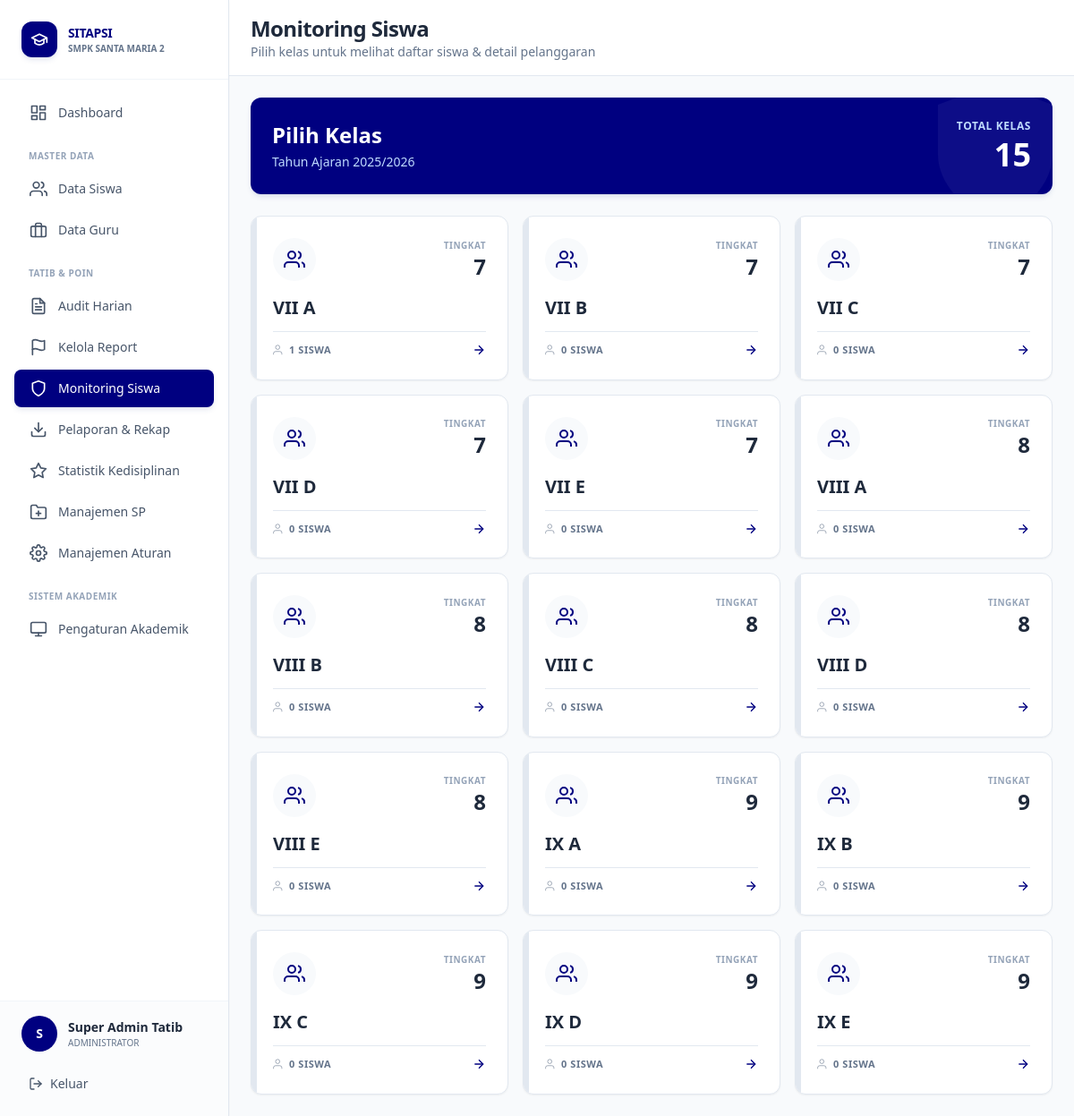
/views/admin/monitoring_siswa.php (signed in), run on the app's committed database.
### tables this page shows
CREATE TABLE tb_tahun_ajaran (
    id_tahun INT AUTO_INCREMENT PRIMARY KEY,
    nama_tahun VARCHAR(20) NOT NULL,  
    status ENUM('Aktif', 'Arsip') DEFAULT 'Aktif', 
    semester_aktif ENUM('Ganjil', 'Genap') DEFAULT 'Ganjil'
);

CREATE TABLE tb_kelas (
    id_kelas INT AUTO_INCREMENT PRIMARY KEY,
    nama_kelas VARCHAR(10) NOT NULL,  
    tingkat INT NOT NULL  
);

### config/database.php (called while the page is built, shortened)
<?php
function getDBConnection() {
    static $pdo = null;
    if ($pdo === null) {
        try {
            $dsn = "mysql:host=" . DB_HOST . ";dbname=" . DB_NAME . ";charset=" . DB_CHARSET;
            $options = [
                PDO::ATTR_ERRMODE            => PDO::ERRMODE_EXCEPTION,
                PDO::ATTR_DEFAULT_FETCH_MODE => PDO::FETCH_ASSOC,
                PDO::ATTR_EMULATE_PREPARES   => false,
                PDO::MYSQL_ATTR_INIT_COMMAND => "SET NAMES " . DB_CHARSET
            ];
            $pdo = new PDO($dsn, DB_USER, DB_PASS, $options);
        } catch (PDOException $e) {
            error_log("Database Connection Error: " . $e->getMessage());
            die("Koneksi database gagal. Silakan hubungi administrator.");
        }
    }
    return $pdo;
}
function executeQuery($sql, $params = []) {
    $pdo = getDBConnection();
    $stmt = $pdo->prepare($sql);
    $stmt->execute($params);
    return $stmt;
}
function fetchOne($sql, $params = []) {
    $stmt = executeQuery($sql, $params);
    return $stmt->fetch();
}
function fetchAll($sql, $params = []) {
    $stmt = executeQuery($sql, $params);
    return $stmt->fetchAll();
}
?>

### views/admin/monitoring_siswa.php (the view, shortened to what this page needs)
<?php
require_once '../../config/database.php';
$tahun_aktif = fetchOne("SELECT id_tahun, nama_tahun FROM tb_tahun_ajaran WHERE status = 'Aktif' LIMIT 1");
$kelas_list = fetchAll("SELECT id_kelas, nama_kelas, tingkat FROM tb_kelas ORDER BY tingkat, nama_kelas");
?>
<!DOCTYPE html>
<html lang="id">
<head>
    <script src="https://cdn.tailwindcss.com"></script>
</head>
<body class="bg-[#F8FAFC]">
<div class="flex h-screen overflow-hidden">
    <?php include '../../includes/sidebar_admin.php'; ?>
    <div class="flex-1 overflow-auto lg:ml-64">
        <div class="bg-white border-b border-[#E2E8F0] px-6 pl-16 lg:pl-6 py-4 sticky top-0 z-30 flex items-center justify-between">
            <div>
                <h1 class="text-2xl font-extrabold text-slate-800 tracking-tight">Monitoring Siswa</h1>
                <p class="text-sm font-medium text-slate-500">Pilih kelas untuk melihat daftar siswa & detail pelanggaran</p>
            </div>
        </div>
        <div class="p-6 space-y-6 max-w-7xl mx-auto">
            <div class="bg-[#000080] text-white rounded-xl shadow-md shadow-blue-900/10 p-6 relative overflow-hidden">
                <svg class="absolute right-0 top-0 text-white/5 w-48 h-48 transform translate-x-8 -translate-y-8" fill="currentColor" viewBox="0 0 24 24"><path d="M12 22s8-4 8-10V5l-8-3-8 3v7c0 6 8 10 8 10z"></path></svg>
                <div class="relative z-10 flex items-center justify-between">
                    <div>
                        <h2 class="text-2xl font-extrabold mb-1">Pilih Kelas</h2>
                        <p class="text-blue-200 font-medium text-sm">Tahun Ajaran <?= $tahun_aktif['nama_tahun'] ?></p>
                    </div>
                    <div class="text-right">
                        <p class="text-blue-200 text-xs font-bold uppercase tracking-wider mb-1">Total Kelas</p>
                        <p class="text-4xl font-extrabold"><?= count($kelas_list) ?></p>
                    </div>
                </div>
            </div>
            <div class="grid grid-cols-1 sm:grid-cols-2 lg:grid-cols-3 xl:grid-cols-4 gap-4">
                <?php foreach ($kelas_list as $kelas):
                    $jumlah_siswa = fetchOne("
                        SELECT COUNT(*) as total
                        FROM tb_anggota_kelas
                        WHERE id_kelas = :id_kelas AND id_tahun = :id_tahun
                    ", ['id_kelas' => $kelas['id_kelas'], 'id_tahun' => $tahun_aktif['id_tahun']])['total'] ?? 0;
                ?>
                <a href="monitoring_siswa_list.php?kelas=<?= $kelas['id_kelas'] ?>" class="block group">
                    <div class="bg-white border border-[#E2E8F0] hover:border-[#000080] rounded-xl shadow-sm hover:shadow-md p-6 transition-all transform group-hover:-translate-y-1 relative overflow-hidden h-full flex flex-col justify-between">
                        <div class="w-1.5 h-full bg-slate-200 group-hover:bg-[#000080] absolute left-0 top-0 transition-colors"></div>
                        <div class="flex items-center justify-between mb-4">
                            <div class="w-12 h-12 bg-slate-50 group-hover:bg-blue-50 text-[#000080] rounded-full flex items-center justify-center transition-colors">
                                <svg class="w-6 h-6" fill="none" stroke="currentColor" viewBox="0 0 24 24" stroke-width="2"><path d="M17 21v-2a4 4 0 0 0-4-4H5a4 4 0 0 0-4 4v2"></path><circle cx="9" cy="7" r="4"></circle><path d="M23 21v-2a4 4 0 0 0-3-3.87"></path><path d="M16 3.13a4 4 0 0 1 0 7.75"></path></svg>
                            </div>
                            <div class="text-right">
                                <p class="text-slate-400 text-[10px] font-bold uppercase tracking-wider">Tingkat</p>
                                <p class="text-2xl font-extrabold text-slate-800"><?= $kelas['tingkat'] ?></p>
                            </div>
                        </div>
                        <h3 class="text-xl font-extrabold text-slate-800 mb-3"><?= $kelas['nama_kelas'] ?></h3>
                        <div class="flex items-center justify-between text-[11px] font-bold text-slate-500 uppercase tracking-wider border-t border-[#E2E8F0] pt-3">
                            <span class="flex items-center">
                                <svg class="w-3.5 h-3.5 mr-1" fill="none" stroke="currentColor" viewBox="0 0 24 24"><path d="M17 21v-2a4 4 0 0 0-4-4H5a4 4 0 0 0-4 4v2"></path><circle cx="9" cy="7" r="4"></circle></svg>
                                <?= $jumlah_siswa ?> Siswa
                            </span>
                            <svg class="w-4 h-4 text-[#000080] transform group-hover:translate-x-1 transition-transform" fill="none" stroke="currentColor" viewBox="0 0 24 24" stroke-width="2"><line x1="5" y1="12" x2="19" y2="12"></line><polyline points="12 5 19 12 12 19"></polyline></svg>
                        </div>
                    </div>
                </a>
                <?php endforeach; ?>
            </div>
        </div>
    </div>
</div>
</body>
</html>

### data on the page
tb_tahun_ajaran: nama_tahun "2025/2026"
tb_kelas: tingkat "7", nama_kelas "VII A", id_kelas "1"
tb_kelas: tingkat "7", nama_kelas "VII B", jumlah_siswa "0"
tb_kelas: tingkat "7", nama_kelas "VII C", jumlah_siswa "0"
tb_kelas: tingkat "7", nama_kelas "VII D", jumlah_siswa "0"
tb_kelas: tingkat "7", nama_kelas "VII E", jumlah_siswa "0"
tb_kelas: tingkat "8", nama_kelas "VIII A", jumlah_siswa "0"
tb_kelas: tingkat "8", nama_kelas "VIII B", jumlah_siswa "0"
tb_kelas: tingkat "8", nama_kelas "VIII C", jumlah_siswa "0"
tb_kelas: tingkat "8", nama_kelas "VIII D", jumlah_siswa "0"
tb_kelas: tingkat "8", nama_kelas "VIII E", jumlah_siswa "0"
tb_kelas: tingkat "9", nama_kelas "IX A", jumlah_siswa "0"
tb_kelas: tingkat "9", nama_kelas "IX B", jumlah_siswa "0"
tb_kelas: tingkat "9", nama_kelas "IX C", jumlah_siswa "0"
tb_kelas: tingkat "9", nama_kelas "IX D", jumlah_siswa "0"
tb_kelas: tingkat "9", nama_kelas "IX E", jumlah_siswa "0"

### other printed values
$initial "S"
$user_name "Super Admin Tatib"
count($kelas_list) "15"
